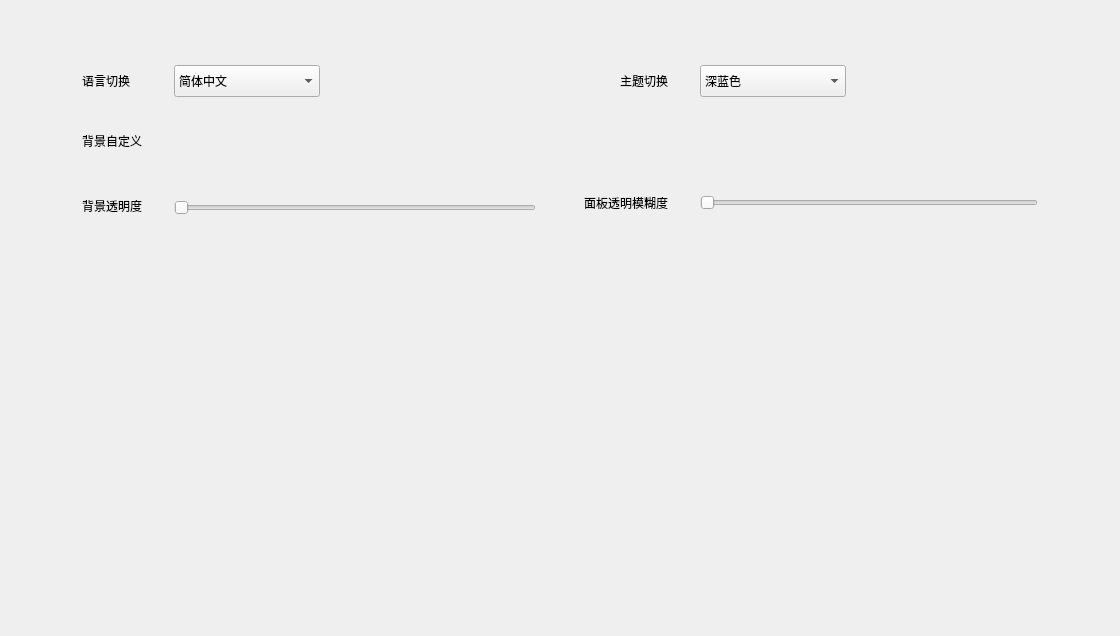
<?xml version="1.0" encoding="UTF-8"?>
<ui version="4.0">
 <class>InterfaceSettingsMainPage</class>
 <widget class="QWidget" name="InterfaceSettingsMainPage">
  <property name="geometry">
   <rect>
    <x>0</x>
    <y>0</y>
    <width>1120</width>
    <height>636</height>
   </rect>
  </property>
  <property name="minimumSize">
   <size>
    <width>1120</width>
    <height>636</height>
   </size>
  </property>
  <property name="windowTitle">
   <string>Form</string>
  </property>
  <layout class="QGridLayout" name="gridLayout">
   <property name="leftMargin">
    <number>40</number>
   </property>
   <property name="topMargin">
    <number>26</number>
   </property>
   <property name="rightMargin">
    <number>40</number>
   </property>
   <property name="bottomMargin">
    <number>44</number>
   </property>
   <property name="spacing">
    <number>0</number>
   </property>
   <item row="0" column="0">
    <widget class="FrostedPanel" name="widget" native="true">
     <property name="minimumSize">
      <size>
       <width>1040</width>
       <height>570</height>
      </size>
     </property>
     <layout class="QGridLayout" name="gridLayout_2">
      <property name="leftMargin">
       <number>42</number>
      </property>
      <property name="topMargin">
       <number>39</number>
      </property>
      <property name="rightMargin">
       <number>42</number>
      </property>
      <property name="bottomMargin">
       <number>39</number>
      </property>
      <property name="spacing">
       <number>0</number>
      </property>
      <item row="1" column="0">
       <widget class="QWidget" name="widget_background_images" native="true">
        <property name="minimumSize">
         <size>
          <width>956</width>
          <height>329</height>
         </size>
        </property>
        <layout class="QGridLayout" name="gridLayout_3">
         <property name="leftMargin">
          <number>0</number>
         </property>
         <property name="topMargin">
          <number>0</number>
         </property>
         <property name="rightMargin">
          <number>0</number>
         </property>
         <property name="bottomMargin">
          <number>0</number>
         </property>
         <property name="spacing">
          <number>0</number>
         </property>
        </layout>
       </widget>
      </item>
      <item row="0" column="0">
       <widget class="QWidget" name="widget_3" native="true">
        <property name="minimumSize">
         <size>
          <width>0</width>
          <height>163</height>
         </size>
        </property>
        <layout class="QGridLayout" name="gridLayout_4">
         <property name="leftMargin">
          <number>0</number>
         </property>
         <property name="topMargin">
          <number>0</number>
         </property>
         <property name="rightMargin">
          <number>0</number>
         </property>
         <property name="bottomMargin">
          <number>0</number>
         </property>
         <property name="spacing">
          <number>0</number>
         </property>
         <item row="0" column="1">
          <spacer name="horizontalSpacer_10">
           <property name="orientation">
            <enum>Qt::Horizontal</enum>
           </property>
           <property name="sizeType">
            <enum>QSizePolicy::Fixed</enum>
           </property>
           <property name="sizeHint" stdset="0">
            <size>
             <width>48</width>
             <height>20</height>
            </size>
           </property>
          </spacer>
         </item>
         <item row="0" column="0">
          <layout class="QGridLayout" name="gridLayout_5">
           <property name="horizontalSpacing">
            <number>32</number>
           </property>
           <property name="verticalSpacing">
            <number>0</number>
           </property>
           <item row="0" column="1">
            <widget class="NewComboBox" name="cBox_language">
             <property name="sizePolicy">
              <sizepolicy hsizetype="Fixed" vsizetype="Fixed">
               <horstretch>0</horstretch>
               <verstretch>0</verstretch>
              </sizepolicy>
             </property>
             <property name="minimumSize">
              <size>
               <width>146</width>
               <height>32</height>
              </size>
             </property>
             <property name="maximumSize">
              <size>
               <width>146</width>
               <height>32</height>
              </size>
             </property>
             <item>
              <property name="text">
               <string>简体中文</string>
              </property>
             </item>
             <item>
              <property name="text">
               <string>繁体中文</string>
              </property>
             </item>
             <item>
              <property name="text">
               <string>English</string>
              </property>
             </item>
            </widget>
           </item>
           <item row="4" column="0">
            <widget class="QLabel" name="label_4">
             <property name="minimumSize">
              <size>
               <width>0</width>
               <height>17</height>
              </size>
             </property>
             <property name="text">
              <string>背景透明度</string>
             </property>
            </widget>
           </item>
           <item row="4" column="1" colspan="2">
            <widget class="NewHSlider" name="horizontalSlider">
             <property name="minimumSize">
              <size>
               <width>0</width>
               <height>50</height>
              </size>
             </property>
             <property name="orientation">
              <enum>Qt::Horizontal</enum>
             </property>
            </widget>
           </item>
           <item row="2" column="0">
            <widget class="QLabel" name="label_3">
             <property name="minimumSize">
              <size>
               <width>0</width>
               <height>20</height>
              </size>
             </property>
             <property name="text">
              <string>背景自定义</string>
             </property>
            </widget>
           </item>
           <item row="0" column="2">
            <spacer name="horizontalSpacer">
             <property name="orientation">
              <enum>Qt::Horizontal</enum>
             </property>
             <property name="sizeHint" stdset="0">
              <size>
               <width>40</width>
               <height>20</height>
              </size>
             </property>
            </spacer>
           </item>
           <item row="0" column="0">
            <widget class="QLabel" name="label">
             <property name="minimumSize">
              <size>
               <width>0</width>
               <height>20</height>
              </size>
             </property>
             <property name="text">
              <string>语言切换</string>
             </property>
            </widget>
           </item>
           <item row="1" column="0">
            <spacer name="verticalSpacer_2">
             <property name="orientation">
              <enum>Qt::Vertical</enum>
             </property>
             <property name="sizeType">
              <enum>QSizePolicy::Fixed</enum>
             </property>
             <property name="sizeHint" stdset="0">
              <size>
               <width>20</width>
               <height>34</height>
              </size>
             </property>
            </spacer>
           </item>
           <item row="3" column="0">
            <spacer name="verticalSpacer_3">
             <property name="orientation">
              <enum>Qt::Vertical</enum>
             </property>
             <property name="sizeType">
              <enum>QSizePolicy::Fixed</enum>
             </property>
             <property name="sizeHint" stdset="0">
              <size>
               <width>20</width>
               <height>32</height>
              </size>
             </property>
            </spacer>
           </item>
          </layout>
         </item>
         <item row="0" column="2">
          <layout class="QGridLayout" name="gridLayout_6">
           <property name="horizontalSpacing">
            <number>32</number>
           </property>
           <property name="verticalSpacing">
            <number>0</number>
           </property>
           <item row="2" column="0">
            <widget class="QLabel" name="label_5">
             <property name="text">
              <string>面板透明模糊度</string>
             </property>
            </widget>
           </item>
           <item row="0" column="1">
            <widget class="NewComboBox" name="cBox_Theme">
             <property name="sizePolicy">
              <sizepolicy hsizetype="Fixed" vsizetype="Fixed">
               <horstretch>0</horstretch>
               <verstretch>0</verstretch>
              </sizepolicy>
             </property>
             <property name="minimumSize">
              <size>
               <width>146</width>
               <height>32</height>
              </size>
             </property>
             <property name="maximumSize">
              <size>
               <width>146</width>
               <height>32</height>
              </size>
             </property>
             <property name="iconSize">
              <size>
               <width>20</width>
               <height>20</height>
              </size>
             </property>
             <item>
              <property name="text">
               <string>深蓝色</string>
              </property>
              <property name="icon">
               <iconset resource="../../../../../resources/res.qrc">
                <normaloff>:/Skin/Images/more/interface_settings/comBox_left_icon_darkBlue.png</normaloff>:/Skin/Images/more/interface_settings/comBox_left_icon_darkBlue.png</iconset>
              </property>
             </item>
            </widget>
           </item>
           <item row="0" column="0">
            <widget class="QLabel" name="label_2">
             <property name="text">
              <string>主题切换</string>
             </property>
             <property name="alignment">
              <set>Qt::AlignRight|Qt::AlignTrailing|Qt::AlignVCenter</set>
             </property>
            </widget>
           </item>
           <item row="1" column="0">
            <spacer name="verticalSpacer">
             <property name="orientation">
              <enum>Qt::Vertical</enum>
             </property>
             <property name="sizeType">
              <enum>QSizePolicy::Fixed</enum>
             </property>
             <property name="sizeHint" stdset="0">
              <size>
               <width>20</width>
               <height>84</height>
              </size>
             </property>
            </spacer>
           </item>
           <item row="0" column="2">
            <spacer name="horizontalSpacer_2">
             <property name="orientation">
              <enum>Qt::Horizontal</enum>
             </property>
             <property name="sizeHint" stdset="0">
              <size>
               <width>40</width>
               <height>20</height>
              </size>
             </property>
            </spacer>
           </item>
           <item row="2" column="1" colspan="2">
            <widget class="NewHSlider" name="horizontalSlider_2">
             <property name="minimumSize">
              <size>
               <width>0</width>
               <height>50</height>
              </size>
             </property>
             <property name="orientation">
              <enum>Qt::Horizontal</enum>
             </property>
            </widget>
           </item>
          </layout>
         </item>
        </layout>
       </widget>
      </item>
     </layout>
    </widget>
   </item>
  </layout>
 </widget>
 <customwidgets>
  <customwidget>
   <class>FrostedPanel</class>
   <extends>QWidget</extends>
   <header>modules/Common/FrostedPanel.h</header>
   <container>1</container>
  </customwidget>
  <customwidget>
   <class>NewHSlider</class>
   <extends>QSlider</extends>
   <header>CustomControl/CustomSlider/NewHSlider.h</header>
  </customwidget>
  <customwidget>
   <class>NewComboBox</class>
   <extends>QComboBox</extends>
   <header>CustomControl/NewComboBox.h</header>
  </customwidget>
 </customwidgets>
 <resources>
  <include location="../../../../../resources/res.qrc"/>
 </resources>
 <connections/>
</ui>
